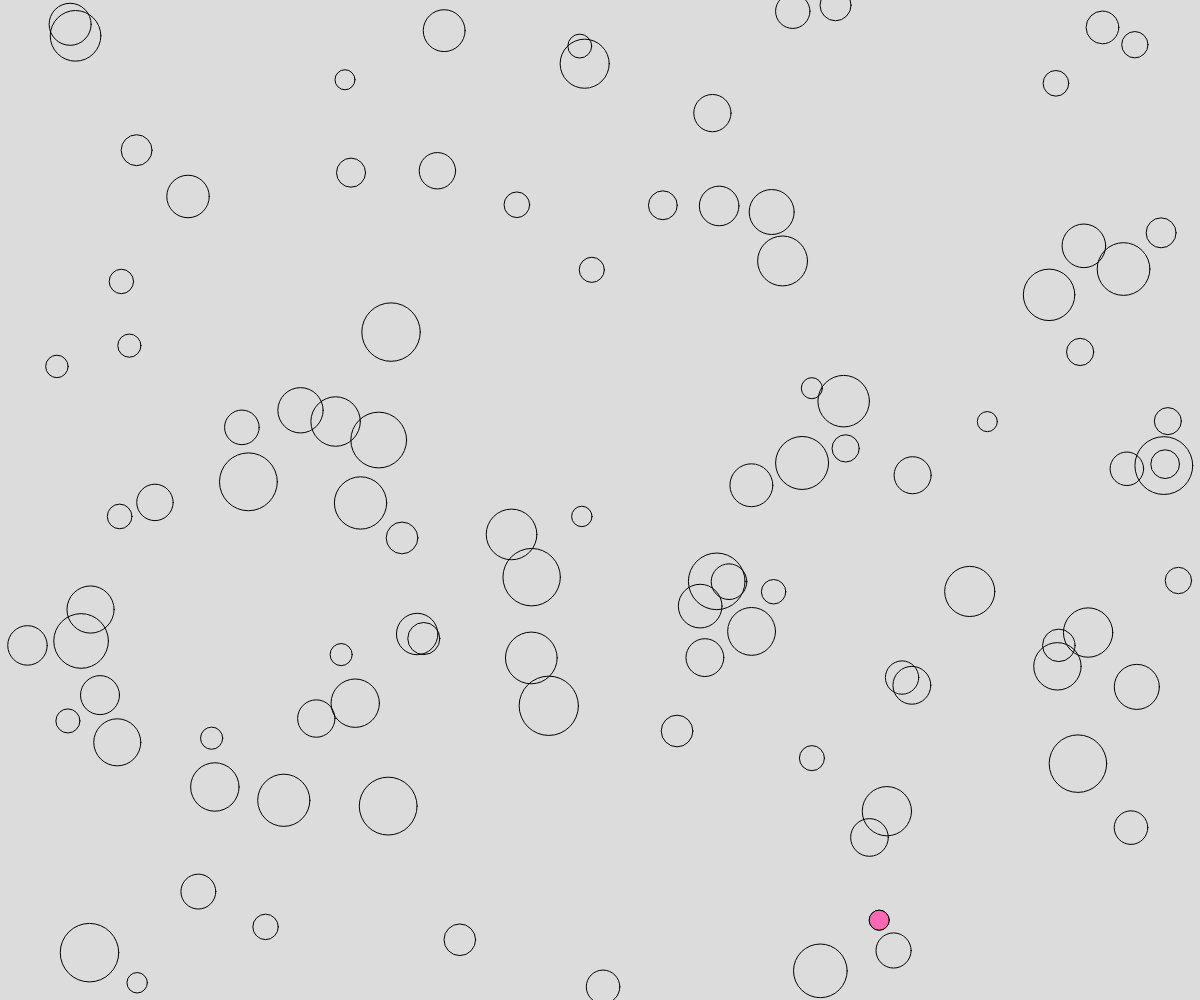
Frame 1 (no input)
Frame 60 (no input): identical to frame 1, image omitted
Frame 120 (the mouse pressed at the canvas centre since frame 60): identical to frame 1, image omitted

The p5.js sketch that drew this single still picture (run headless with seeded random() and noise() and a simulated clock; from frame 60 on, the mouse is pressed at the canvas centre):

// p5.js sketch
// ── sketch.js
//Find the smallest circle
// // Your Sophia
// 10/05/26

const NUM_CIRCLES = 100; //constants do not change
let seed;

async function setup() {
  createCanvas(windowWidth, windowHeight);
  seed = random(100);
}

function draw() {
  randomSeed(seed);
  background(220);
  drawCircles();
}

function drawCircles(){
  //draw NUM_CIRCLES circles all over the screen
  //sizes are random, noFill() by default
  let smallDiameter = Infinity;
  let smallX =  -1; //placeholder
  let smallY = -1; //dummy value

  noFill();
  for(let i=0; i < NUM_CIRCLES; i++){
    let x = random(0,width);
    let y = random(0,height);
    let z = random(20,60);
    circle(x,y,z);

    //is this the new smallest circle?

    if(z < smallDiameter){
      smallDiameter = z;
      smallX =  x;
      smallY = y;
    }
  }
//draw/ colour in the smallest circle
  fill("hotpink");
  circle(smallX, smallY, smallDiameter);

}
